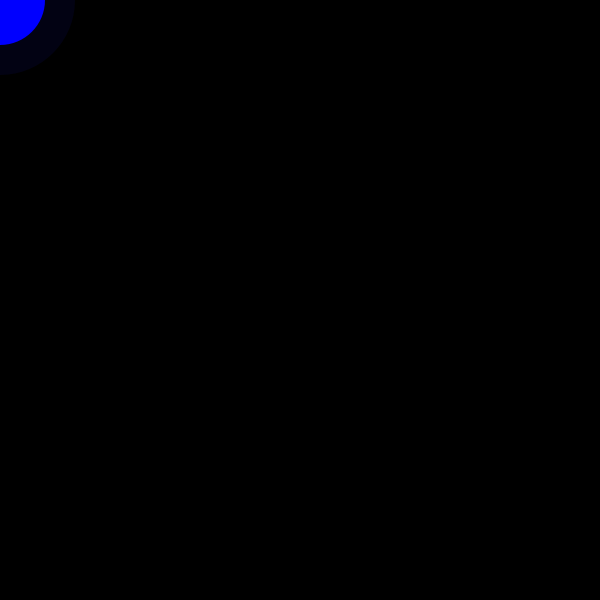
Frame 1 (no input)
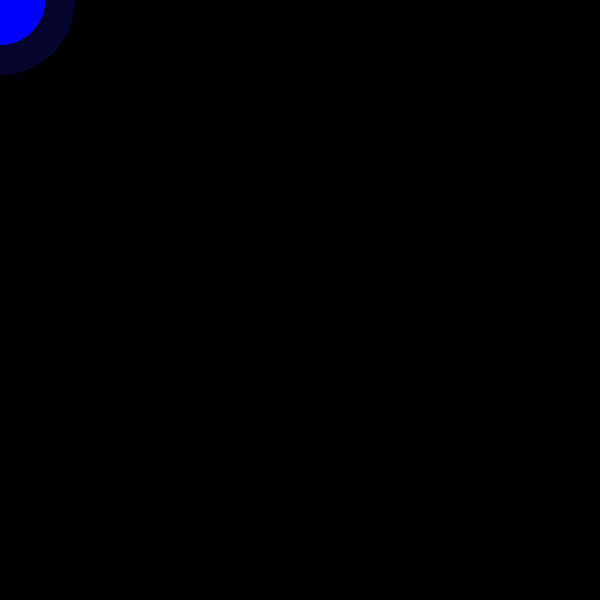
Frame 60 (the mouse pressed at the canvas centre just before this capture)
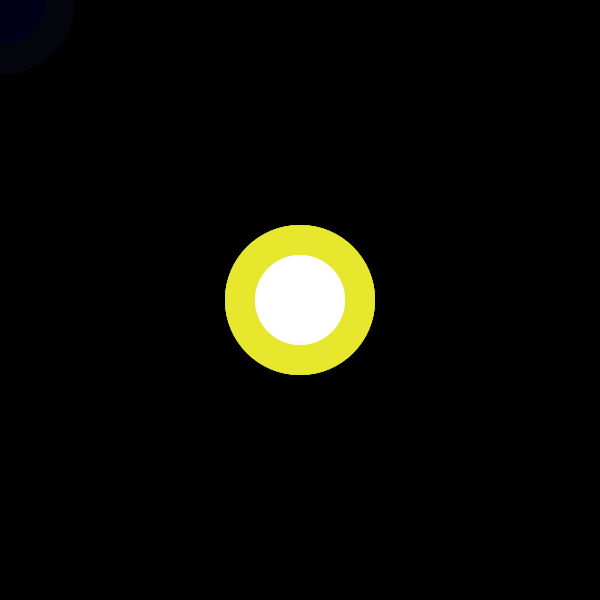
Frame 120 (the mouse held since frame 60 and released just before this capture)

The Processing sketch that drew these frames (run headless with seeded random() and noise(); from frame 60 on, the mouse is pressed at the canvas centre):

// Processing sketch: processing_96222
// ── processing_96222.pde

//És un ellipse que es va repetin i es va tapant donant una sensació de moviment, a més a més alhora de realitzar més d'una el·lipse i variar-ne els colors li dona sensació de transparència. He navegat molt per internet per inspirar-me amb algu i vai veure un torial que t'explicava com anar tapant lo que feies, me le mirat molts cops per entendre i he aplicat el que m'interessava, despres he juagat amb els colors amb la funció del mouse i amb el nombre d'el·lipses// 
int[] x,y; //Són els vectors on escarreguen les posicions del mouse//
int cont,i; //Serveix per introduir les la variable a partir de la qual el colrs aniran varian i ugmentant fns a 250.//
int contColor;
void setup() {
  background(0,0,0,10);
  size(600,600);
  smooth();//per inserir la funció pilota//
  colorMode(RGB);
  noCursor();
  x = new int[100000];
  y = new int[100000];
  cont = 0;
  i = 0;
  contColor = 0;
}
void draw() {
  fill(mouseX+10,mouseY+10,50,23);//El color vari quan mogui la pilota//
  pilota1(mouseX, mouseY);//La pilota es mogui amb el cursor//
  pilota2(mouseX, mouseY);
  pilota3(mouseX,mouseY);
  contColor = (contColor+1)+250; //el color de la pilota vagi variant de 0 fins a 250 en l'escala RGB//
  fill(0,0,0,10); //Color negre perque vagit tapant la ellipse i doni la sensació de moviment//
  rect(0,0,width,height);
  fill(mouseX,mouseY, height, width);
  x[cont]=mouseX; 
  y[cont]=mouseY;
  ellipse(x[i],y[i],90,90);
{
}
}  
void pilota1(int x_, int y_)//funció pilota que s'executa a sobre//
{
  noStroke();
  fill(mouseX+10,mouseY+10,50,23);
  ellipse(x_, y_, 90, 90);
}
void pilota2(int x_, int y_)
{
  noStroke();
  fill(mouseX+5,mouseY+5,50,100);
  ellipse(x_, y_, 150, 150);
}
void pilota3(int x_, int y_)
{
  noStroke();
  fill(mouseX+2,mouseY+2,200,100);
  ellipse(x_, y_, 50, 50);
}
